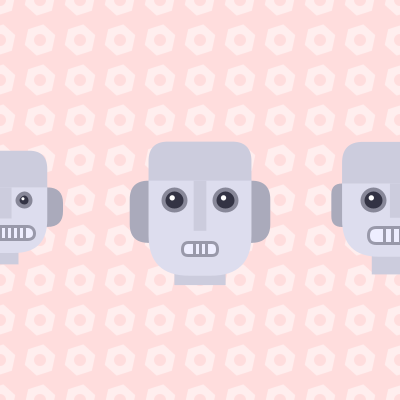
Frame 1 (no input)
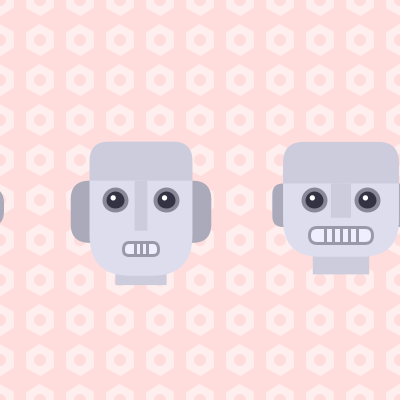
Frame 60 (the mouse pressed at the canvas centre just before this capture)
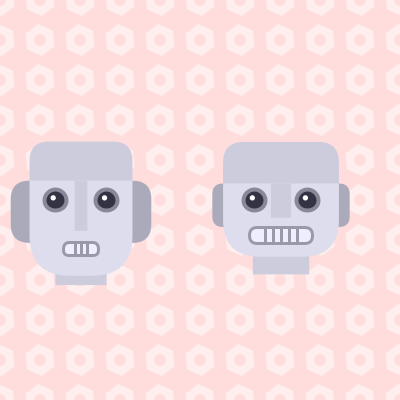
Frame 120 (the mouse held since frame 60 and released just before this capture)

The Processing sketch that drew these frames (run headless with seeded random() and noise(); from frame 60 on, the mouse is pressed at the canvas centre):

// Processing sketch: processing_105822
// ── processing_105822.pde

int N = 4;

float roboX[] = new float[N];

float noseWidth[] = new float[N];
float noseExt[] = new float[N];
float eyeR[] = new float[N];
float eyeSpacing1[] = new float[N];
float eyeSpacing2[] = new float[N];
float earWidth[] = new float[N];
float mouthHeight[] = new float[N];
float mouthExt[] = new float[N];
float mouthSpacing[] = new float[N];
float neckWidth[] = new float[N];
float neckHeight[] = new float[N];
float foreheadHeight[] = new float[N];
float foreheadR[] = new float[N];
float lipSpacing[] = new float[N];
float chinSpacing[] = new float[N];
float chinR[] = new float[N];

void drawNeck(float u3, float v3, float v5) {
  fill(0xcc, 0xcc, 0xdd);
  noStroke();
  rect(-u3, 0, 2 * u3, v3 + v5);
}

void drawEars(float u1, float v2, float v4, float r3) {
  fill(0xaa, 0xaa, 0xbb);
  noStroke();
  rect(-(u1 + r3), -v2, 2 * (u1 + r3), v2 + v4, r3);
}

void drawChin(float u1, float v2, float v3, float r2) {
  fill(0xdd, 0xdd, 0xee);
  noStroke();
  rect(-u1, -(v2 + 1), 2 * u1, v2 + v3, 0, 0, r2, r2);
}

void drawEyes(float u4, float r4) {
  fill(0x33, 0x33, 0x44);
  stroke(0x88, 0x88, 0x99);
  strokeWeight(4);
  ellipse(-u4, 0, 2 * r4, 2 * r4);
  ellipse(+u4, 0, 2 * r4, 2 * r4);
  fill(0xff);
  noStroke();
  ellipse(-u4 - 0.2 * r4, -0.2 * r4, 0.5 * r4, 0.5 * r4);
  ellipse(+u4 - 0.2 * r4, -0.2 * r4, 0.5 * r4, 0.5 * r4);
}

void drawForehead(float u1, float v1, float v2, float r1) {
  fill(0xcc, 0xcc, 0xdd);
  noStroke();
  rect(-u1, -(v1 + v2), 2 * u1, v1, r1, r1, 0, 0);
}

void drawMouth(float u6, float v4, float r5) {
  fill(0xee, 0xee, 0xff);
  stroke(0x99, 0x99, 0xaa);
  strokeWeight(3);
  strokeCap(SQUARE);
  rect(-u6, v4, 2 * u6, 2 * r5, r5);
  for (int x = 0; x <= u6 - r5; x += r5) {
    line(-x, v4, -x, v4 + 2 * r5);
    line(+x, v4, +x, v4 + 2 * r5);
  }
}

void drawNose(float u5, float v2, float v6) {
  fill(0xcc, 0xcc, 0xdd);
  noStroke();
  rect(-u5, -v2, 2 * u5, v2 + v6);
}

void drawRobo(int i) {
  float u3 = 0.5 * neckWidth[i];
  float u5 = 0.5 * noseWidth[i];
  float u4 = u5 + eyeSpacing1[i] + eyeR[i];
  float u6 = 0.5 * mouthExt[i] + mouthHeight[i];
  float u1a = u5 + eyeSpacing1[i] + eyeSpacing2[i] + 2 * eyeR[i];
  float u1b = u6 + mouthSpacing[i];
  float u1 = max(u1a, u1b);
  float v1 = foreheadHeight[i];
  float v2 = eyeSpacing1[i] + eyeR[i];
  float v5 = neckHeight[i];
  float v6 = eyeR[i] + noseExt[i];
  float v4 = v6 + lipSpacing[i];
  float v3 = v4 + mouthHeight[i] + chinSpacing[i];
  float r1 = foreheadR[i];
  float r2 = chinR[i];
  float r3 = earWidth[i];
  float r4 = eyeR[i];
  float r5 = 0.5 * mouthHeight[i];

  drawNeck(u3, v3, v5);
  drawEars(u1, v2, v4, r3);
  drawChin(u1, v2, v3, r2);
  drawEyes(u4, r4);
  drawForehead(u1, v1, v2, r1);
  drawMouth(u6, v4, r5);
  drawNose(u5, v2, v6);
}

void randRobo(int i) {
  noseWidth[i] = random(8, 24);
  noseExt[i] = random(6, 22);
  eyeR[i] = random(6, 18);
  eyeSpacing1[i] = random(4, 14);
  eyeSpacing2[i] = random(8, 18);
  earWidth[i] = random(10, 22);
  mouthHeight[i] = random(12, 18);
  mouthExt[i] = random(0, 52);
  mouthSpacing[i] = random(12, 36);
  neckWidth[i] = random(36, 68);
  neckHeight[i] = random(8, 18);
  foreheadHeight[i] = random(36, 72);
  foreheadR[i] = random(12, 52);
  lipSpacing[i] = random(6, 14);
  chinSpacing[i] = random(12, 22);
  chinR[i] = random(18, 52);
}

void setup() {
  size(400, 400);
  for (int i = 0; i < N; i++) {
    float dx = float(width) / (N - 2);
    roboX[i] = (i - 1) * dx;
    randRobo(i);
  }
}

void draw() {
  float t = millis() * 1e-3;
  
  background(0xff, 0xdd, 0xdd);

  for (float y = 0; y < height + 40; y += 40) {
    for (float x = 0; x < width + 40; x += 40) {
      fill(0xff, 0xee, 0xee);
      noStroke();
      beginShape();
      for (int i = 0; i < 6; i++) {
        float mag = 16, arg = i * TWO_PI / 6 - 2 * t;
        vertex(x + mag * cos(arg), y + mag * sin(arg));
      }
      endShape(CLOSE);
      fill(0xff, 0xdd, 0xdd);
      ellipse(x, y, 12, 12);
    }
  }

  for (int i = 0; i < N; i++) {

    pushMatrix();
    translate(roboX[i], 0.5 * height);
    drawRobo(i);
    popMatrix();

    roboX[i] -= 1;
    float dx = float(width) / (N - 2);
    if (roboX[i] < -dx) {
      roboX[i] += width + 2 * dx;
      randRobo(i);
    }
  }
}
